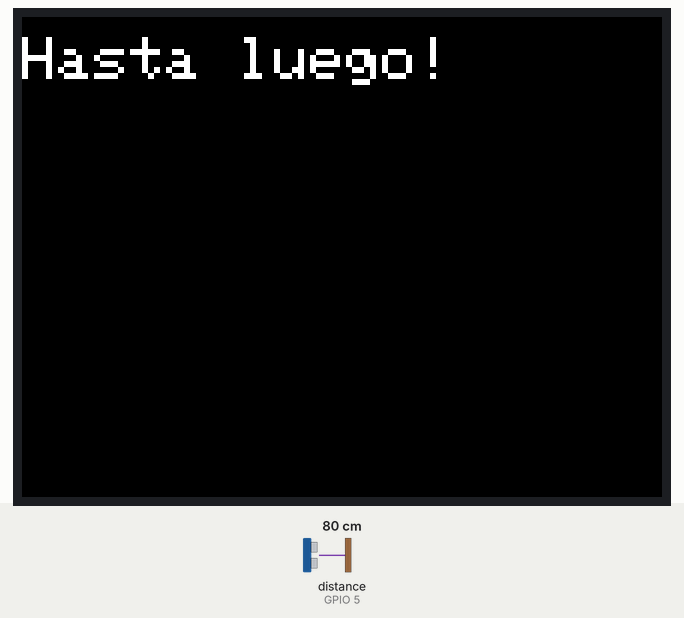
Bench run of a sketch on a simulated ESP32. Shown: 320×240 colour display. Wiring (inferred from the names in the program): ultrasonic range finder: trigger GPIO 2; echo GPIO 5. Inputs (shaded band) come from the test bench; at power-on: distance to the obstacle (sensor on GPIO 5) 80 cm. The echo pulse lasts 58.3 µs per cm; what the sketch prints to the serial monitor is not drawn.

Above: at 1.3 s.
1.4 s: distance to the obstacle (sensor on GPIO 5) set to 2 cm
At 2.1 s:
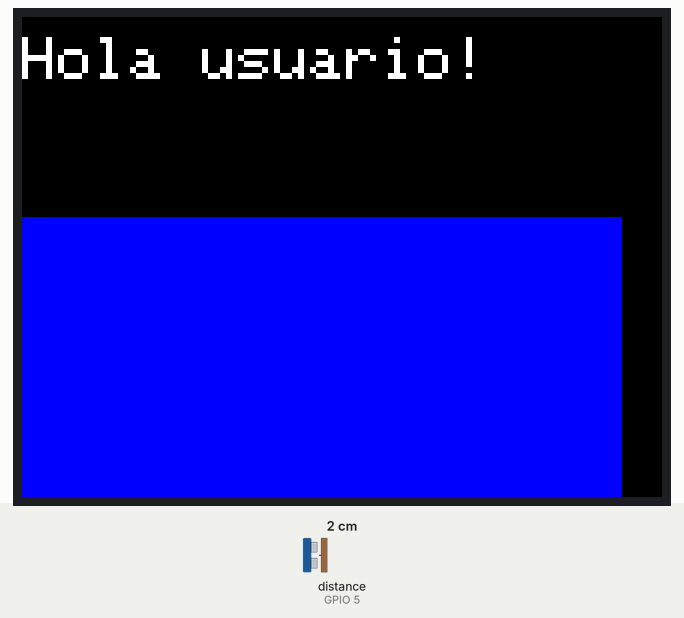
3.1 s: distance to the obstacle (sensor on GPIO 5) set to 60 cm
At 3.8 s:
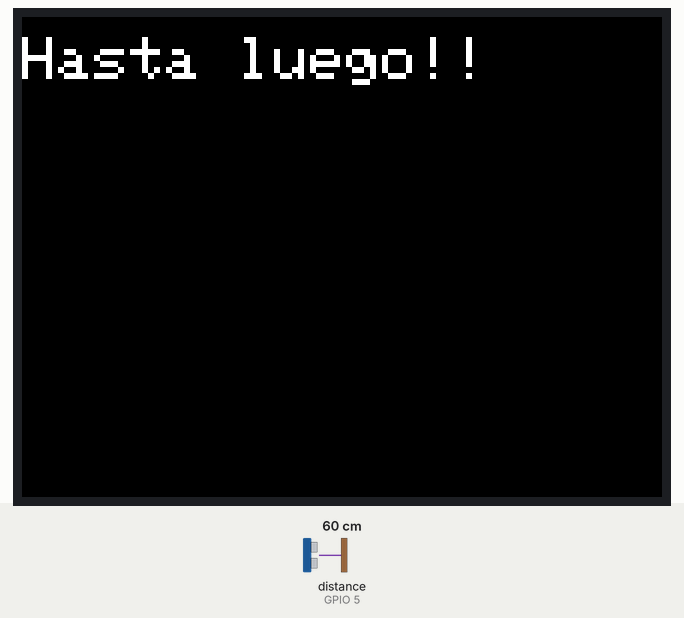
Timing chart, 0 to 6.1 s (numbered marks = the images above; inputs shaded):
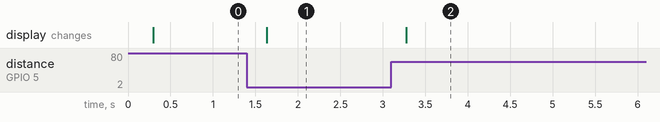

The sketch:

sensorDistanceTask.ino.ino
```cpp
#define BLANCO 0XFFFF
#define NEGRO 0
#define AZUL 0x001F
#include <M5Stack.h>

//Asignamos los pines para el trigger y el echo
const int EchoPin = 5;
const int TriggerPin = 2;
const int Led = 16 ;

//Constante que contendrá la distancia en cm
 long DistanciaCm;
//Declaracion manejadores de los semaforos binarios
SemaphoreHandle_t xSemaphore1 = NULL;
SemaphoreHandle_t xSemaphore2 = NULL;
SemaphoreHandle_t xSemaphore3 = NULL;
//---------------------------------------------------------------------------------------------------------
void tarea1(void *pvParameter)
{
  while (1) {
    Serial.println("Ejecutando tarea 1");
    M5.Lcd.setCursor(0, 10);
    xSemaphoreGive(xSemaphore1);
    vTaskDelay(100 / portTICK_PERIOD_MS);
  }
}
//---------------------------------------------------------------------------------------------------------
void tarea2(void *pvParameter)
{
  while (1) {
    if ( xSemaphore1 != NULL )
    {
      if (xSemaphoreTake( xSemaphore1, portMAX_DELAY) == pdTRUE)
      {
        Serial.println("Ejecutando tarea 2, calculo de la distancia");
        long duration;

        digitalWrite(TriggerPin, LOW);  //para generar un pulso limpio ponemos a LOW 4us
        delayMicroseconds(4);
        digitalWrite(TriggerPin, HIGH);  //generamos Trigger (disparo) de 10us
        delayMicroseconds(10);
        digitalWrite(TriggerPin, LOW);

        duration = pulseIn(EchoPin, HIGH);  //medimos el tiempo entre pulsos, en microsegundos

        DistanciaCm = duration * 10 / 292 / 2;  //convertimos a distancia, en cm
        Serial.print(DistanciaCm);
        xSemaphoreGive(xSemaphore2);
      }
    }
  }
}
//---------------------------------------------------------------------------------------------------------
void tarea3(void *pvParameter)
{
  while (1) {
    if ( xSemaphore2 != NULL )
    {
      if (xSemaphoreTake( xSemaphore2, portMAX_DELAY) == pdTRUE)
      {
        Serial.println("Ejecutando tarea 3");
        //Lectura del valor
        Serial.print("Distancia: ");
        Serial.print(DistanciaCm);
        xSemaphoreGive(xSemaphore3);
      }
    }
  }
}
//---------------------------------------------------------------------------------------------------------
void tarea4(void *pvParameter)
{
  while (1) {
    if ( xSemaphore3 != NULL )
    {
      if (xSemaphoreTake(xSemaphore3, portMAX_DELAY) == pdTRUE)
      {
        Serial.println("Ejecutando tarea 4, comprobación de distancia al objetivo");

        if (DistanciaCm > 50) { //Si el objetivo está lejos, el m5 se para y si está cerca, saluda.

          digitalWrite(Led, LOW);
          M5.Lcd.fillRect (0, 100, 300, 150, BLACK);
          M5.Lcd.print ("Hasta luego!");
          delay(100);

        } else {
          digitalWrite(Led, HIGH);
          M5.Lcd.fillRect (0, 100, 300, 150, BLUE);
          M5.Lcd.print ("Hola usuario!");
          delay(100);
        }
      }
    }
  }
}
//---------------------------------------------------------------------------------------------------------
void setup() {
  M5.begin(true, false, true);
  M5.Lcd.setTextSize(3);
  Serial.begin(9600);
  pinMode(TriggerPin, OUTPUT);
  pinMode(EchoPin, INPUT);
  pinMode(Led, OUTPUT);
  pinMode(Led, LOW);

   // 1º) Creacion semaforos binarios
    xSemaphore1 = xSemaphoreCreateBinary();
    xSemaphore2 = xSemaphoreCreateBinary();
    xSemaphore3 = xSemaphoreCreateBinary();

   // 2º) Creacion de tareas
    xTaskCreate(&tarea1, "tarea1", 1024*8, NULL, 1, NULL);
    xTaskCreate(&tarea2, "tarea2", 1024*8, NULL, 1, NULL);
    xTaskCreate(&tarea3, "tarea3", 1024*8, NULL, 1, NULL);
    xTaskCreate(&tarea4, "tarea4", 1024*8, NULL, 1, NULL);
}
//---------------------------------------------------------------------------------------------------------
void loop() {}
```

Measured:
- after the input at 1.4 s, the display: changes after 0.23 s (image 1)
- after the input at 3.1 s, the display: changes after 0.18 s (image 2)
